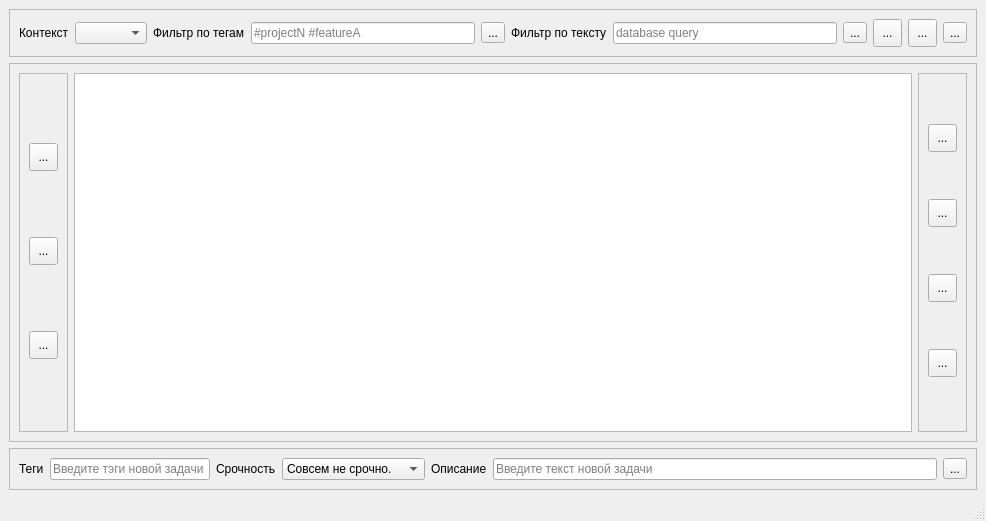
<?xml version="1.0" encoding="UTF-8"?>
<ui version="4.0">
 <class>MainWindow</class>
 <widget class="QMainWindow" name="MainWindow">
  <property name="geometry">
   <rect>
    <x>0</x>
    <y>0</y>
    <width>986</width>
    <height>521</height>
   </rect>
  </property>
  <property name="minimumSize">
   <size>
    <width>768</width>
    <height>0</height>
   </size>
  </property>
  <property name="maximumSize">
   <size>
    <width>16777215</width>
    <height>16777215</height>
   </size>
  </property>
  <property name="windowTitle">
   <string>MainWindow</string>
  </property>
  <widget class="QWidget" name="centralwidget">
   <layout class="QVBoxLayout" name="verticalLayout_3">
    <item>
     <widget class="QFrame" name="frame">
      <property name="minimumSize">
       <size>
        <width>750</width>
        <height>0</height>
       </size>
      </property>
      <property name="maximumSize">
       <size>
        <width>16777215</width>
        <height>16777215</height>
       </size>
      </property>
      <property name="frameShape">
       <enum>QFrame::StyledPanel</enum>
      </property>
      <property name="frameShadow">
       <enum>QFrame::Sunken</enum>
      </property>
      <layout class="QHBoxLayout" name="horizontalLayout_3">
       <item>
        <widget class="QLabel" name="label_ContextFilter">
         <property name="text">
          <string>Контекст</string>
         </property>
        </widget>
       </item>
       <item>
        <widget class="QComboBox" name="comboBox_Contexts"/>
       </item>
       <item>
        <widget class="QLabel" name="label_TagsFilter">
         <property name="text">
          <string>Фильтр по тегам</string>
         </property>
        </widget>
       </item>
       <item>
        <widget class="QLineEdit" name="lineEdit_TagsFilter">
         <property name="placeholderText">
          <string>#projectN #featureA</string>
         </property>
        </widget>
       </item>
       <item>
        <widget class="QToolButton" name="toolButton_TagsFilter">
         <property name="text">
          <string>...</string>
         </property>
         <property name="icon">
          <iconset>
           <normaloff>view-filter_on.png</normaloff>
           <normalon>view-filter_off.png</normalon>view-filter_on.png</iconset>
         </property>
         <property name="iconSize">
          <size>
           <width>22</width>
           <height>22</height>
          </size>
         </property>
        </widget>
       </item>
       <item>
        <widget class="QLabel" name="label_TextFilter">
         <property name="text">
          <string>Фильтр по тексту</string>
         </property>
        </widget>
       </item>
       <item>
        <widget class="QLineEdit" name="lineEdit_TextFilter">
         <property name="placeholderText">
          <string>database query</string>
         </property>
        </widget>
       </item>
       <item>
        <widget class="QToolButton" name="toolButton_TextFilter">
         <property name="text">
          <string>...</string>
         </property>
         <property name="icon">
          <iconset>
           <normaloff>view-filter_on.png</normaloff>
           <normalon>view-filter_off.png</normalon>view-filter_on.png</iconset>
         </property>
         <property name="iconSize">
          <size>
           <width>22</width>
           <height>22</height>
          </size>
         </property>
        </widget>
       </item>
       <item>
        <widget class="QToolButton" name="toolButton_ViewCompleted">
         <property name="minimumSize">
          <size>
           <width>29</width>
           <height>28</height>
          </size>
         </property>
         <property name="text">
          <string>...</string>
         </property>
        </widget>
       </item>
       <item>
        <widget class="QToolButton" name="toolButton_ViewDeleted">
         <property name="minimumSize">
          <size>
           <width>29</width>
           <height>28</height>
          </size>
         </property>
         <property name="text">
          <string>...</string>
         </property>
        </widget>
       </item>
       <item>
        <widget class="QToolButton" name="toolButton_Quit">
         <property name="text">
          <string>...</string>
         </property>
         <property name="icon">
          <iconset>
           <normaloff>system-log-out.png</normaloff>system-log-out.png</iconset>
         </property>
         <property name="iconSize">
          <size>
           <width>22</width>
           <height>22</height>
          </size>
         </property>
         <property name="shortcut">
          <string>Ctrl+Q</string>
         </property>
        </widget>
       </item>
      </layout>
     </widget>
    </item>
    <item>
     <widget class="QFrame" name="frame_4">
      <property name="frameShape">
       <enum>QFrame::StyledPanel</enum>
      </property>
      <property name="frameShadow">
       <enum>QFrame::Sunken</enum>
      </property>
      <layout class="QHBoxLayout" name="horizontalLayout">
       <item>
        <widget class="QFrame" name="frame_5">
         <property name="frameShape">
          <enum>QFrame::StyledPanel</enum>
         </property>
         <property name="frameShadow">
          <enum>QFrame::Sunken</enum>
         </property>
         <layout class="QVBoxLayout" name="verticalLayout">
          <item>
           <widget class="QToolButton" name="toolButton_EditTask">
            <property name="minimumSize">
             <size>
              <width>29</width>
              <height>28</height>
             </size>
            </property>
            <property name="text">
             <string>...</string>
            </property>
            <property name="icon">
             <iconset>
              <normaloff>accessories-text-editor.png</normaloff>accessories-text-editor.png</iconset>
            </property>
            <property name="iconSize">
             <size>
              <width>22</width>
              <height>22</height>
             </size>
            </property>
           </widget>
          </item>
          <item>
           <widget class="QToolButton" name="toolButton_DeleteTask">
            <property name="minimumSize">
             <size>
              <width>29</width>
              <height>28</height>
             </size>
            </property>
            <property name="text">
             <string>...</string>
            </property>
            <property name="icon">
             <iconset>
              <normaloff>edit-delete.png</normaloff>edit-delete.png</iconset>
            </property>
            <property name="iconSize">
             <size>
              <width>22</width>
              <height>22</height>
             </size>
            </property>
           </widget>
          </item>
          <item>
           <widget class="QToolButton" name="toolButton_CompleteTask">
            <property name="minimumSize">
             <size>
              <width>29</width>
              <height>28</height>
             </size>
            </property>
            <property name="text">
             <string>...</string>
            </property>
            <property name="icon">
             <iconset>
              <normaloff>gtk_apply.png</normaloff>gtk_apply.png</iconset>
            </property>
            <property name="iconSize">
             <size>
              <width>22</width>
              <height>22</height>
             </size>
            </property>
           </widget>
          </item>
         </layout>
        </widget>
       </item>
       <item>
        <widget class="QTableView" name="tableView_Main">
         <attribute name="horizontalHeaderCascadingSectionResizes">
          <bool>false</bool>
         </attribute>
         <attribute name="horizontalHeaderShowSortIndicator" stdset="0">
          <bool>true</bool>
         </attribute>
        </widget>
       </item>
       <item>
        <widget class="QFrame" name="frame_3">
         <property name="frameShape">
          <enum>QFrame::StyledPanel</enum>
         </property>
         <property name="frameShadow">
          <enum>QFrame::Sunken</enum>
         </property>
         <layout class="QVBoxLayout" name="verticalLayout_2">
          <item>
           <widget class="QToolButton" name="toolButton_NavTop">
            <property name="minimumSize">
             <size>
              <width>29</width>
              <height>28</height>
             </size>
            </property>
            <property name="text">
             <string>...</string>
            </property>
            <property name="icon">
             <iconset>
              <normaloff>go-top.png</normaloff>go-top.png</iconset>
            </property>
            <property name="iconSize">
             <size>
              <width>22</width>
              <height>22</height>
             </size>
            </property>
           </widget>
          </item>
          <item>
           <widget class="QToolButton" name="toolButton_NavUp">
            <property name="minimumSize">
             <size>
              <width>29</width>
              <height>28</height>
             </size>
            </property>
            <property name="text">
             <string>...</string>
            </property>
            <property name="icon">
             <iconset>
              <normaloff>go-up.png</normaloff>go-up.png</iconset>
            </property>
            <property name="iconSize">
             <size>
              <width>22</width>
              <height>22</height>
             </size>
            </property>
           </widget>
          </item>
          <item>
           <widget class="QToolButton" name="toolButton_NavDown">
            <property name="minimumSize">
             <size>
              <width>29</width>
              <height>28</height>
             </size>
            </property>
            <property name="text">
             <string>...</string>
            </property>
            <property name="icon">
             <iconset>
              <normaloff>go-down.png</normaloff>go-down.png</iconset>
            </property>
            <property name="iconSize">
             <size>
              <width>22</width>
              <height>22</height>
             </size>
            </property>
           </widget>
          </item>
          <item>
           <widget class="QToolButton" name="toolButton_NavBottom">
            <property name="minimumSize">
             <size>
              <width>29</width>
              <height>28</height>
             </size>
            </property>
            <property name="text">
             <string>...</string>
            </property>
            <property name="icon">
             <iconset>
              <normaloff>go-bottom.png</normaloff>go-bottom.png</iconset>
            </property>
            <property name="iconSize">
             <size>
              <width>22</width>
              <height>22</height>
             </size>
            </property>
           </widget>
          </item>
         </layout>
        </widget>
       </item>
      </layout>
     </widget>
    </item>
    <item>
     <widget class="QFrame" name="frame_2">
      <property name="minimumSize">
       <size>
        <width>750</width>
        <height>0</height>
       </size>
      </property>
      <property name="frameShape">
       <enum>QFrame::StyledPanel</enum>
      </property>
      <property name="frameShadow">
       <enum>QFrame::Sunken</enum>
      </property>
      <layout class="QHBoxLayout" name="horizontalLayout_2">
       <item>
        <widget class="QLabel" name="label_Tags">
         <property name="text">
          <string>Теги</string>
         </property>
        </widget>
       </item>
       <item>
        <widget class="QLineEdit" name="lineEdit_Tags">
         <property name="minimumSize">
          <size>
           <width>128</width>
           <height>0</height>
          </size>
         </property>
         <property name="maximumSize">
          <size>
           <width>160</width>
           <height>16777215</height>
          </size>
         </property>
         <property name="placeholderText">
          <string>Введите тэги новой задачи</string>
         </property>
        </widget>
       </item>
       <item>
        <widget class="QLabel" name="label_Urgency">
         <property name="text">
          <string>Срочность</string>
         </property>
        </widget>
       </item>
       <item>
        <widget class="QComboBox" name="comboBox_Urgency">
         <item>
          <property name="text">
           <string>Совсем не срочно.</string>
          </property>
         </item>
         <item>
          <property name="text">
           <string>Достаточно срочно.</string>
          </property>
         </item>
         <item>
          <property name="text">
           <string>Срочно!</string>
          </property>
         </item>
         <item>
          <property name="text">
           <string>Очень срочно!!</string>
          </property>
         </item>
         <item>
          <property name="text">
           <string>Вот прям щаз!!!</string>
          </property>
         </item>
         <item>
          <property name="text">
           <string>Вчера!!!</string>
          </property>
         </item>
        </widget>
       </item>
       <item>
        <widget class="QLabel" name="label_Task">
         <property name="text">
          <string>Описание</string>
         </property>
        </widget>
       </item>
       <item>
        <widget class="QLineEdit" name="lineEdit_Task">
         <property name="minimumSize">
          <size>
           <width>0</width>
           <height>0</height>
          </size>
         </property>
         <property name="placeholderText">
          <string>Введите текст новой задачи</string>
         </property>
        </widget>
       </item>
       <item>
        <widget class="QToolButton" name="toolButton_SaveTask">
         <property name="toolTip">
          <string>Сохранить задачу</string>
         </property>
         <property name="text">
          <string>...</string>
         </property>
         <property name="icon">
          <iconset>
           <normaloff>media-floppy.png</normaloff>media-floppy.png</iconset>
         </property>
         <property name="iconSize">
          <size>
           <width>22</width>
           <height>22</height>
          </size>
         </property>
         <property name="shortcut">
          <string>Ctrl+Return</string>
         </property>
        </widget>
       </item>
      </layout>
     </widget>
    </item>
   </layout>
  </widget>
  <widget class="QStatusBar" name="statusbar"/>
  <action name="actionQuit">
   <property name="text">
    <string>Quit</string>
   </property>
   <property name="shortcut">
    <string>Ctrl+Q</string>
   </property>
  </action>
 </widget>
 <resources/>
 <connections/>
</ui>
